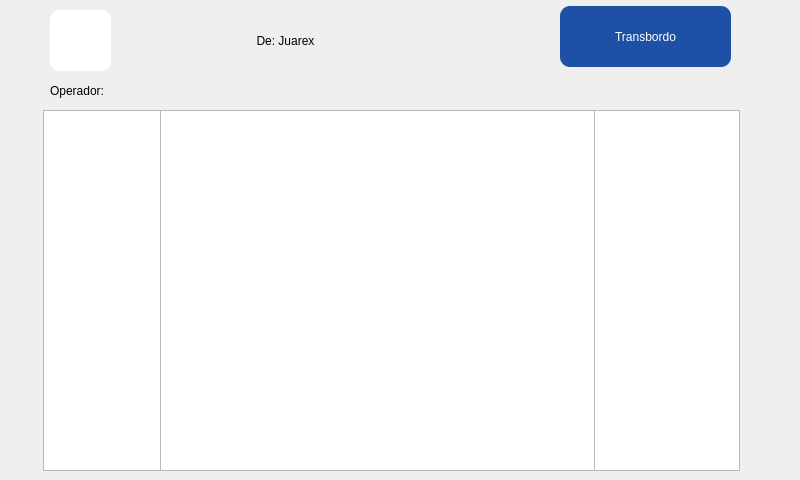
<?xml version="1.0" encoding="UTF-8"?>
<ui version="4.0">
 <class>Form</class>
 <widget class="QWidget" name="Form">
  <property name="geometry">
   <rect>
    <x>0</x>
    <y>0</y>
    <width>800</width>
    <height>480</height>
   </rect>
  </property>
  <property name="minimumSize">
   <size>
    <width>800</width>
    <height>480</height>
   </size>
  </property>
  <property name="maximumSize">
   <size>
    <width>800</width>
    <height>480</height>
   </size>
  </property>
  <property name="windowTitle">
   <string>Form</string>
  </property>
  <widget class="QLabel" name="label_font">
   <property name="geometry">
    <rect>
     <x>20</x>
     <y>0</y>
     <width>800</width>
     <height>480</height>
    </rect>
   </property>
   <property name="maximumSize">
    <size>
     <width>800</width>
     <height>16777215</height>
    </size>
   </property>
   <property name="text">
    <string/>
   </property>
   <property name="pixmap">
    <pixmap>../Imagenes/cangrejo.jpg</pixmap>
   </property>
   <property name="scaledContents">
    <bool>true</bool>
   </property>
  </widget>
  <widget class="QPushButton" name="opcion">
   <property name="geometry">
    <rect>
     <x>560</x>
     <y>6</y>
     <width>171</width>
     <height>61</height>
    </rect>
   </property>
   <property name="sizePolicy">
    <sizepolicy hsizetype="Expanding" vsizetype="Expanding">
     <horstretch>0</horstretch>
     <verstretch>0</verstretch>
    </sizepolicy>
   </property>
   <property name="autoFillBackground">
    <bool>false</bool>
   </property>
   <property name="styleSheet">
    <string notr="true">QPushButton{
font: 87 14pt &quot;Arial Black&quot;;
color: rgb(255, 255, 255);
background-color: rgb(30, 81, 165);
border-radius: 10px;
}</string>
   </property>
   <property name="text">
    <string>Transbordo</string>
   </property>
  </widget>
  <widget class="QLabel" name="Parada">
   <property name="geometry">
    <rect>
     <x>140</x>
     <y>10</y>
     <width>291</width>
     <height>61</height>
    </rect>
   </property>
   <property name="styleSheet">
    <string notr="true">QLabel{
font: 75 24pt &quot;Roboto&quot;;
}
</string>
   </property>
   <property name="text">
    <string>De: Juarex</string>
   </property>
   <property name="alignment">
    <set>Qt::AlignCenter</set>
   </property>
  </widget>
  <widget class="QTreeWidget" name="list_serv">
   <property name="geometry">
    <rect>
     <x>160</x>
     <y>110</y>
     <width>435</width>
     <height>361</height>
    </rect>
   </property>
   <property name="styleSheet">
    <string notr="true">font: 22pt &quot;MS Shell Dlg 2&quot;;</string>
   </property>
   <property name="verticalScrollBarPolicy">
    <enum>Qt::ScrollBarAlwaysOff</enum>
   </property>
   <property name="horizontalScrollBarPolicy">
    <enum>Qt::ScrollBarAlwaysOff</enum>
   </property>
   <property name="textElideMode">
    <enum>Qt::ElideRight</enum>
   </property>
   <property name="rootIsDecorated">
    <bool>true</bool>
   </property>
   <property name="itemsExpandable">
    <bool>true</bool>
   </property>
   <property name="expandsOnDoubleClick">
    <bool>false</bool>
   </property>
   <attribute name="headerVisible">
    <bool>false</bool>
   </attribute>
   <attribute name="headerDefaultSectionSize">
    <number>200</number>
   </attribute>
   <attribute name="headerMinimumSectionSize">
    <number>233</number>
   </attribute>
   <attribute name="headerStretchLastSection">
    <bool>false</bool>
   </attribute>
   <column>
    <property name="text">
     <string notr="true">1</string>
    </property>
   </column>
  </widget>
  <widget class="QTreeWidget" name="list_trans2">
   <property name="enabled">
    <bool>true</bool>
   </property>
   <property name="geometry">
    <rect>
     <x>390</x>
     <y>110</y>
     <width>350</width>
     <height>361</height>
    </rect>
   </property>
   <property name="styleSheet">
    <string notr="true">font: 22pt &quot;MS Shell Dlg 2&quot;;</string>
   </property>
   <property name="horizontalScrollBarPolicy">
    <enum>Qt::ScrollBarAlwaysOff</enum>
   </property>
   <property name="dragEnabled">
    <bool>false</bool>
   </property>
   <attribute name="headerVisible">
    <bool>false</bool>
   </attribute>
   <attribute name="headerMinimumSectionSize">
    <number>215</number>
   </attribute>
   <column>
    <property name="text">
     <string notr="true">1</string>
    </property>
   </column>
  </widget>
  <widget class="QTreeWidget" name="list_trans1">
   <property name="enabled">
    <bool>true</bool>
   </property>
   <property name="geometry">
    <rect>
     <x>43</x>
     <y>110</y>
     <width>344</width>
     <height>361</height>
    </rect>
   </property>
   <property name="styleSheet">
    <string notr="true">font: 22pt &quot;MS Shell Dlg 2&quot;;</string>
   </property>
   <property name="horizontalScrollBarPolicy">
    <enum>Qt::ScrollBarAlwaysOff</enum>
   </property>
   <property name="dragEnabled">
    <bool>false</bool>
   </property>
   <attribute name="headerVisible">
    <bool>false</bool>
   </attribute>
   <attribute name="headerMinimumSectionSize">
    <number>215</number>
   </attribute>
   <column>
    <property name="text">
     <string notr="true">1</string>
    </property>
   </column>
  </widget>
  <widget class="QTreeWidget" name="list_serv_2">
   <property name="enabled">
    <bool>true</bool>
   </property>
   <property name="geometry">
    <rect>
     <x>43</x>
     <y>110</y>
     <width>344</width>
     <height>361</height>
    </rect>
   </property>
   <property name="styleSheet">
    <string notr="true">font: 22pt &quot;MS Shell Dlg 2&quot;;</string>
   </property>
   <property name="horizontalScrollBarPolicy">
    <enum>Qt::ScrollBarAlwaysOff</enum>
   </property>
   <property name="autoScroll">
    <bool>false</bool>
   </property>
   <property name="dragEnabled">
    <bool>false</bool>
   </property>
   <property name="horizontalScrollMode">
    <enum>QAbstractItemView::ScrollPerItem</enum>
   </property>
   <attribute name="headerVisible">
    <bool>false</bool>
   </attribute>
   <attribute name="headerDefaultSectionSize">
    <number>104</number>
   </attribute>
   <attribute name="headerMinimumSectionSize">
    <number>215</number>
   </attribute>
   <column>
    <property name="text">
     <string notr="true">1</string>
    </property>
   </column>
  </widget>
  <widget class="QTreeWidget" name="list_serv_3">
   <property name="enabled">
    <bool>true</bool>
   </property>
   <property name="geometry">
    <rect>
     <x>390</x>
     <y>110</y>
     <width>350</width>
     <height>361</height>
    </rect>
   </property>
   <property name="styleSheet">
    <string notr="true">font: 22pt &quot;MS Shell Dlg 2&quot;;</string>
   </property>
   <property name="horizontalScrollBarPolicy">
    <enum>Qt::ScrollBarAlwaysOff</enum>
   </property>
   <property name="dragEnabled">
    <bool>false</bool>
   </property>
   <attribute name="headerVisible">
    <bool>false</bool>
   </attribute>
   <attribute name="headerMinimumSectionSize">
    <number>215</number>
   </attribute>
   <column>
    <property name="text">
     <string notr="true">1</string>
    </property>
   </column>
  </widget>
  <widget class="QTreeWidget" name="list_trans">
   <property name="geometry">
    <rect>
     <x>160</x>
     <y>110</y>
     <width>435</width>
     <height>361</height>
    </rect>
   </property>
   <property name="styleSheet">
    <string notr="true">font: 22pt &quot;MS Shell Dlg 2&quot;;</string>
   </property>
   <property name="verticalScrollBarPolicy">
    <enum>Qt::ScrollBarAlwaysOff</enum>
   </property>
   <property name="horizontalScrollBarPolicy">
    <enum>Qt::ScrollBarAlwaysOff</enum>
   </property>
   <property name="textElideMode">
    <enum>Qt::ElideRight</enum>
   </property>
   <property name="rootIsDecorated">
    <bool>true</bool>
   </property>
   <property name="itemsExpandable">
    <bool>true</bool>
   </property>
   <property name="expandsOnDoubleClick">
    <bool>false</bool>
   </property>
   <attribute name="headerVisible">
    <bool>false</bool>
   </attribute>
   <attribute name="headerDefaultSectionSize">
    <number>200</number>
   </attribute>
   <attribute name="headerMinimumSectionSize">
    <number>233</number>
   </attribute>
   <attribute name="headerStretchLastSection">
    <bool>false</bool>
   </attribute>
   <column>
    <property name="text">
     <string notr="true">1</string>
    </property>
   </column>
  </widget>
  <widget class="QLabel" name="label_retroceder">
   <property name="geometry">
    <rect>
     <x>50</x>
     <y>10</y>
     <width>61</width>
     <height>61</height>
    </rect>
   </property>
   <property name="styleSheet">
    <string notr="true">background-color: rgb(255, 255, 255);
border-radius: 10px;</string>
   </property>
   <property name="text">
    <string/>
   </property>
   <property name="pixmap">
    <pixmap>../Imagenes/flecha_hacia_atras.png</pixmap>
   </property>
   <property name="scaledContents">
    <bool>false</bool>
   </property>
   <property name="alignment">
    <set>Qt::AlignCenter</set>
   </property>
  </widget>
  <widget class="QLabel" name="label_avanzar">
   <property name="geometry">
    <rect>
     <x>460</x>
     <y>10</y>
     <width>61</width>
     <height>61</height>
    </rect>
   </property>
   <property name="styleSheet">
    <string notr="true"/>
   </property>
   <property name="text">
    <string/>
   </property>
   <property name="pixmap">
    <pixmap>../Imagenes/flecha_hacia_adelante.png</pixmap>
   </property>
   <property name="scaledContents">
    <bool>false</bool>
   </property>
   <property name="alignment">
    <set>Qt::AlignCenter</set>
   </property>
  </widget>
  <widget class="QLabel" name="label_operador">
   <property name="geometry">
    <rect>
     <x>50</x>
     <y>80</y>
     <width>691</width>
     <height>21</height>
    </rect>
   </property>
   <property name="styleSheet">
    <string notr="true">font: 14pt &quot;Roboto&quot;;</string>
   </property>
   <property name="text">
    <string>Operador:</string>
   </property>
  </widget>
  <widget class="QLabel" name="reset_nfc">
   <property name="geometry">
    <rect>
     <x>750</x>
     <y>430</y>
     <width>41</width>
     <height>41</height>
    </rect>
   </property>
   <property name="text">
    <string/>
   </property>
   <property name="pixmap">
    <pixmap>../Imagenes/circular.png</pixmap>
   </property>
   <property name="scaledContents">
    <bool>true</bool>
   </property>
  </widget>
  <widget class="QLabel" name="label_avanzar_2">
   <property name="geometry">
    <rect>
     <x>740</x>
     <y>240</y>
     <width>61</width>
     <height>61</height>
    </rect>
   </property>
   <property name="styleSheet">
    <string notr="true"/>
   </property>
   <property name="text">
    <string/>
   </property>
   <property name="pixmap">
    <pixmap>../Imagenes/flecha_hacia_adelante.png</pixmap>
   </property>
   <property name="scaledContents">
    <bool>false</bool>
   </property>
   <property name="alignment">
    <set>Qt::AlignCenter</set>
   </property>
  </widget>
  <zorder>label_font</zorder>
  <zorder>opcion</zorder>
  <zorder>Parada</zorder>
  <zorder>list_trans2</zorder>
  <zorder>list_trans1</zorder>
  <zorder>list_serv_2</zorder>
  <zorder>list_serv_3</zorder>
  <zorder>list_serv</zorder>
  <zorder>list_trans</zorder>
  <zorder>label_retroceder</zorder>
  <zorder>label_avanzar</zorder>
  <zorder>label_operador</zorder>
  <zorder>reset_nfc</zorder>
  <zorder>label_avanzar_2</zorder>
 </widget>
 <resources/>
 <connections/>
</ui>
